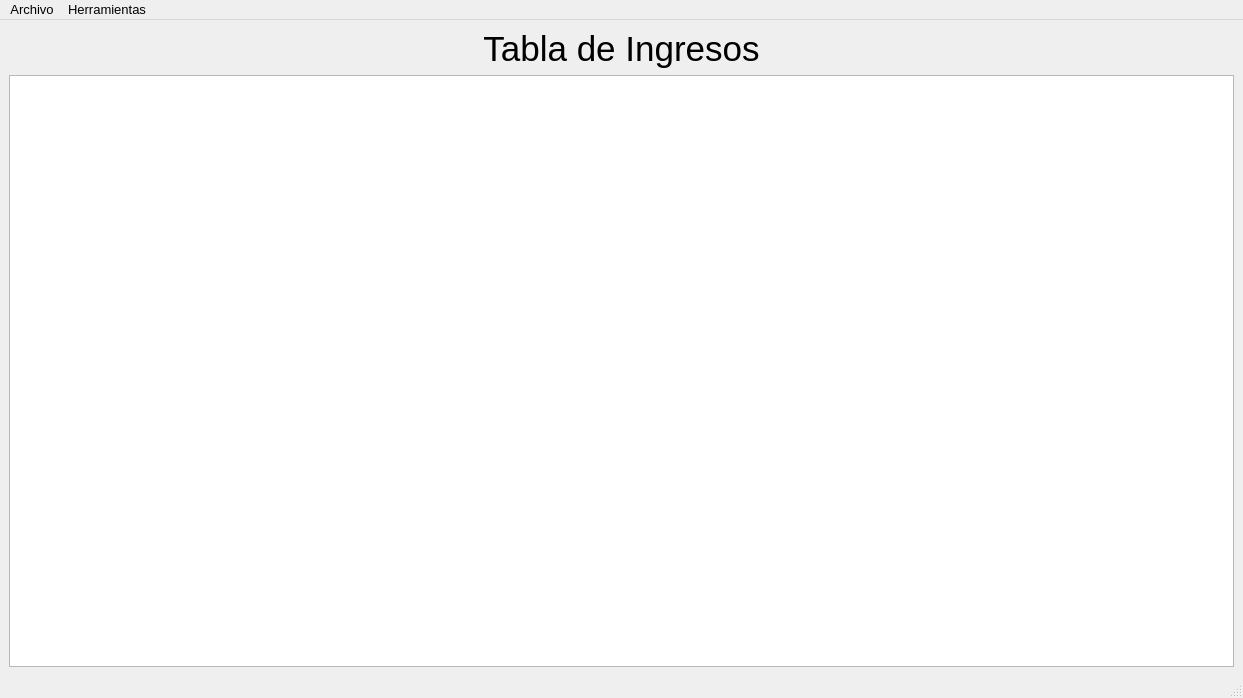
<?xml version="1.0" encoding="UTF-8"?>
<ui version="4.0">
 <class>Ingresos</class>
 <widget class="QMainWindow" name="Ingresos">
  <property name="geometry">
   <rect>
    <x>0</x>
    <y>0</y>
    <width>1243</width>
    <height>698</height>
   </rect>
  </property>
  <property name="minimumSize">
   <size>
    <width>0</width>
    <height>0</height>
   </size>
  </property>
  <property name="font">
   <font>
    <pointsize>10</pointsize>
   </font>
  </property>
  <property name="windowTitle">
   <string>Ingresos</string>
  </property>
  <widget class="QWidget" name="centralwidget">
   <layout class="QGridLayout" name="gridLayout">
    <item row="0" column="0">
     <widget class="QLabel" name="lbl_title">
      <property name="font">
       <font>
        <family>Arial</family>
        <pointsize>26</pointsize>
        <bold>false</bold>
       </font>
      </property>
      <property name="cursor">
       <cursorShape>ArrowCursor</cursorShape>
      </property>
      <property name="autoFillBackground">
       <bool>true</bool>
      </property>
      <property name="locale">
       <locale language="Spanish" country="Spain"/>
      </property>
      <property name="text">
       <string>Tabla de Ingresos</string>
      </property>
      <property name="alignment">
       <set>Qt::AlignCenter</set>
      </property>
     </widget>
    </item>
    <item row="1" column="0">
     <widget class="QTableView" name="table_ingresos">
      <property name="minimumSize">
       <size>
        <width>500</width>
        <height>300</height>
       </size>
      </property>
      <property name="maximumSize">
       <size>
        <width>16777215</width>
        <height>16777215</height>
       </size>
      </property>
      <property name="locale">
       <locale language="Spanish" country="Spain"/>
      </property>
      <property name="sizeAdjustPolicy">
       <enum>QAbstractScrollArea::AdjustToContents</enum>
      </property>
      <property name="alternatingRowColors">
       <bool>true</bool>
      </property>
      <property name="selectionMode">
       <enum>QAbstractItemView::ContiguousSelection</enum>
      </property>
      <property name="sortingEnabled">
       <bool>true</bool>
      </property>
      <attribute name="horizontalHeaderShowSortIndicator" stdset="0">
       <bool>true</bool>
      </attribute>
      <attribute name="verticalHeaderVisible">
       <bool>false</bool>
      </attribute>
     </widget>
    </item>
   </layout>
  </widget>
  <widget class="QMenuBar" name="menubar">
   <property name="geometry">
    <rect>
     <x>0</x>
     <y>0</y>
     <width>1243</width>
     <height>23</height>
    </rect>
   </property>
   <widget class="QMenu" name="menuArchivo">
    <property name="title">
     <string>Archivo</string>
    </property>
    <addaction name="actionActualizar"/>
   </widget>
   <widget class="QMenu" name="menuHerramientas">
    <property name="title">
     <string>Herramientas</string>
    </property>
    <addaction name="actionActivar_modo_edicion"/>
    <addaction name="actionDesactivar_modo_edicion"/>
   </widget>
   <addaction name="menuArchivo"/>
   <addaction name="menuHerramientas"/>
  </widget>
  <widget class="QStatusBar" name="statusBar"/>
  <action name="actionActualizar">
   <property name="text">
    <string>Actualizar</string>
   </property>
   <property name="shortcut">
    <string>Ctrl+A</string>
   </property>
  </action>
  <action name="actionActivar_modo_edicion">
   <property name="text">
    <string>Activar modo edición</string>
   </property>
   <property name="shortcut">
    <string>Ctrl+E</string>
   </property>
  </action>
  <action name="actionDesactivar_modo_edicion">
   <property name="text">
    <string>Desactivar modo edición</string>
   </property>
   <property name="shortcut">
    <string>Ctrl+Shift+E</string>
   </property>
  </action>
 </widget>
 <resources/>
 <connections/>
</ui>
